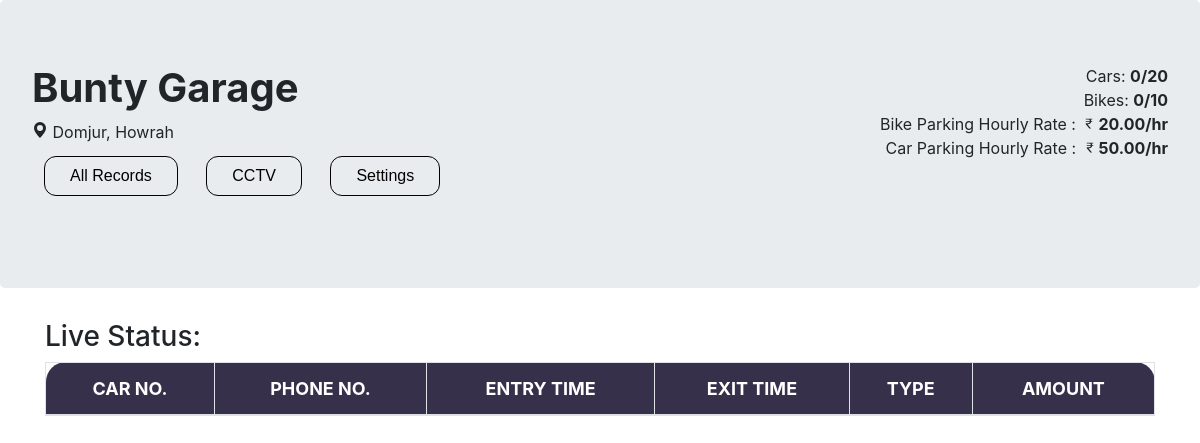
The app's page /gapp/ (signed in), older data.
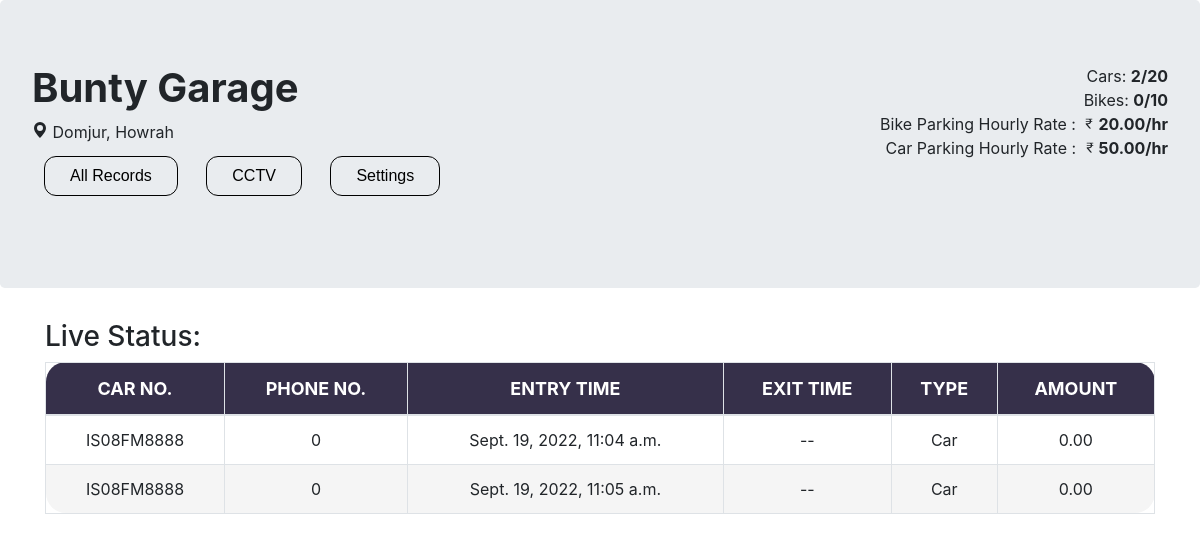
The same page, newer data.
### gapp/models.py (models this page shows, shortened)
class Garage(models.Model):
    user_id = models.ForeignKey(User, on_delete=models.CASCADE)
    name = models.CharField(max_length=255)
    bike_slots = models.IntegerField(default=0)
    car_slots = models.IntegerField(default=0)
    f_bike_slots = models.IntegerField(default=0)
    f_car_slots = models.IntegerField(default=0)
    bike_rate = models.DecimalField(max_digits=5, decimal_places=2)
    car_rate = models.DecimalField(max_digits=5, decimal_places=2)
    address = models.CharField(max_length=255)

class ParkingRecord(models.Model):
    id = models.AutoField(primary_key=True, null=False)
    garage_id = models.ForeignKey(Garage, on_delete=models.PROTECT)
    name = models.CharField(max_length=255)
    phnno = models.BigIntegerField(null=False)
    carno = models.CharField(max_length=15, null=False)
    regtime = models.DateTimeField(auto_now_add=True)
    exittime = models.DateTimeField(auto_now_add=True)
    slotno = models.CharField(max_length=10)
    amt = models.DecimalField(max_digits=5, decimal_places=2,default=0)
    ispaid = models.BooleanField(default=False)
    isCar = models.BooleanField(default=True)

### gapp/views.py (the view)
# urls.py: path("", admin),
def admin(request):
    if request.user.is_anonymous:
        messages.add_message(request, messages.INFO, 'Have to Login first')
        return redirect("login_view")
    else:
        user = request.user
        g = get_garage_details(user)
        vehicles = get_active_vehicle(g.id)
        data = {
            "name" : g.name,
            "address" : g.address,
            "car" : g.f_car_slots,
            "bike" : g.f_bike_slots,
            "car_slot" : g.car_slots,
            "bike_slot" : g.bike_slots,
            "bike_rate" : g.bike_rate,
            "car_rate" : g.car_rate,
            "vehicles" : vehicles
        }
        return render(request, "adminpanel.html", context=data)

### gapp/queires.py (called while the page is built)
def get_garage_details(user_id):
    try:
        garage = Garage.objects.get(user_id = user_id)
        return garage
    except:
        return None

def get_active_vehicle(garage_id):
    try:
        vehicle = ParkingRecord.objects.filter(garage_id=garage_id, ispaid=False)
        return vehicle
    except:
        return None

### templates/adminpanel.html (shortened to what this page needs)
{% extends 'base.html' %}
{% load static %}
{% block header %}
<link
      rel="stylesheet"
      href="{% static 'css/style_admin.css' %}"
      type="text/css"
      media="screen"
    />
{% endblock header %}
{% block body %}
<div class="jumbotron">
    <div class="row">
        <div class="col-sm-6">
            <h1><b>{{name}}</b></h1>
            <p class="anip">
                <svg xmlns="http://www.w3.org/2000/svg" width="16" height="16" fill="currentColor" class="bi bi-geo-alt-fill" viewBox="0 0 16 16">
                  <path d="M8 16s6-5.686 6-10A6 6 0 0 0 2 6c0 4.314 6 10 6 10zm0-7a3 3 0 1 1 0-6 3 3 0 0 1 0 6z"/>
                </svg>
                {{address}}
                <br>
                <a href="/gapp/allrecords" class="whbtn">All Records</a>
                <a href="/gapp/cctv" class="whbtn">CCTV</a>
                <a href="/gapp/settings" class="whbtn">Settings</a>
            </p>
        </div>
        <div class="col-sm-6">
            <p align="right">
                Cars: <b>{{car}}/{{car_slot}}</b><br>
                Bikes: <b>{{bike}}/{{bike_slot}}</b><br>
                Bike Parking Hourly Rate : <b>{{bike_rate}}/hr</b>
                <br>
                Car Parking Hourly Rate : <b>{{car_rate}}/hr</b>
            </p>
        </div>
    </div>
</div>
<div class="container">
    <h3>Live Status:</h3>
    <table class="table table-bordered">
        <thead>
        <tr>
            <th>Car No.</th>
            <th>Phone No.</th>
            <th>Entry Time</th>
            <th>Exit Time</th>
            <th>Type</th>
            <th>Amount</th>
        </tr>
        </thead>
        <tbody>
            {% for vehicle in vehicles %}
                <tr>
                    <td>{{vehicle.carno}}</td>
                    <td>{{vehicle.phnno}}</td>
                    <td>{{vehicle.regtime}}</td>
                    {% if vehicle.regtime.hour == vehicle.exittime.hour and vehicle.regtime.minute == vehicle.exittime.minute %}<td> -- </td>{% else %}<td>{{vehicle.exittime}}</td>{% endif %}
                    {% if vehicle.isCar %}
                        <td>Car</td>
                    {% else %}
                        <td>Bike</td>
                    {% endif %}
                    <td>{{vehicle.amt}}</td>
                </tr>
            {% endfor %}
        </tbody>
    </table>
</div>
{% endblock body %}

### templates/base.html (shortened to what this page needs)
{% load static %}
<!DOCTYPE html>
<html lang="en">
  <head>
    {% block header %}
    {% endblock header %}
    <link
      rel="stylesheet"
      href="https://cdn.jsdelivr.net/npm/bootstrap@4.0.0/dist/css/bootstrap.min.css"
    />
  </head>
  <body>
    {% block body %} {% endblock body %}
  </body>
</html>

### static/css/style_admin.css (style rules this page uses)
table tr:first-child th:first-child { border-top-left-radius: 20px; }
table tr:first-child th:last-child { border-top-right-radius: 20px; }
table tr:last-child td:last-child { border-bottom-right-radius: 20px; }
table tr:last-child td:first-child { border-bottom-left-radius: 20px; }
table { border-collapse: collapse; width: 80%; margin: auto; text-align: center; }
tr:nth-child(even) { background-color: #f5f5f5; }
td, th { padding: 20px; }
th { text-transform: uppercase; font-size: large; }
thead { background-color: #36304a; color: #ffffff; }
tbody { background-color: #ffffff; }
.whbtn { font-family: 'Montserrat', sans-serif; display: inline-block; text-decoration: none; color: black; background: transparent; border: 1px solid black; padding: 7px 25px; margin: 12px; border-radius: 12px; }

Row changes from the older to the newer data that the page shows:
added ParkingRecord: carno "IS08FM8888", phnno "0", regtime "Sept. 19, 2022, 11:04 a.m.", isCar "Car", amt "0.00"
added ParkingRecord: carno "IS08FM8888", phnno "0", regtime "Sept. 19, 2022, 11:05 a.m.", isCar "Car", amt "0.00"
Text that changed along with them:
{{ car }}: "0" → "2"
